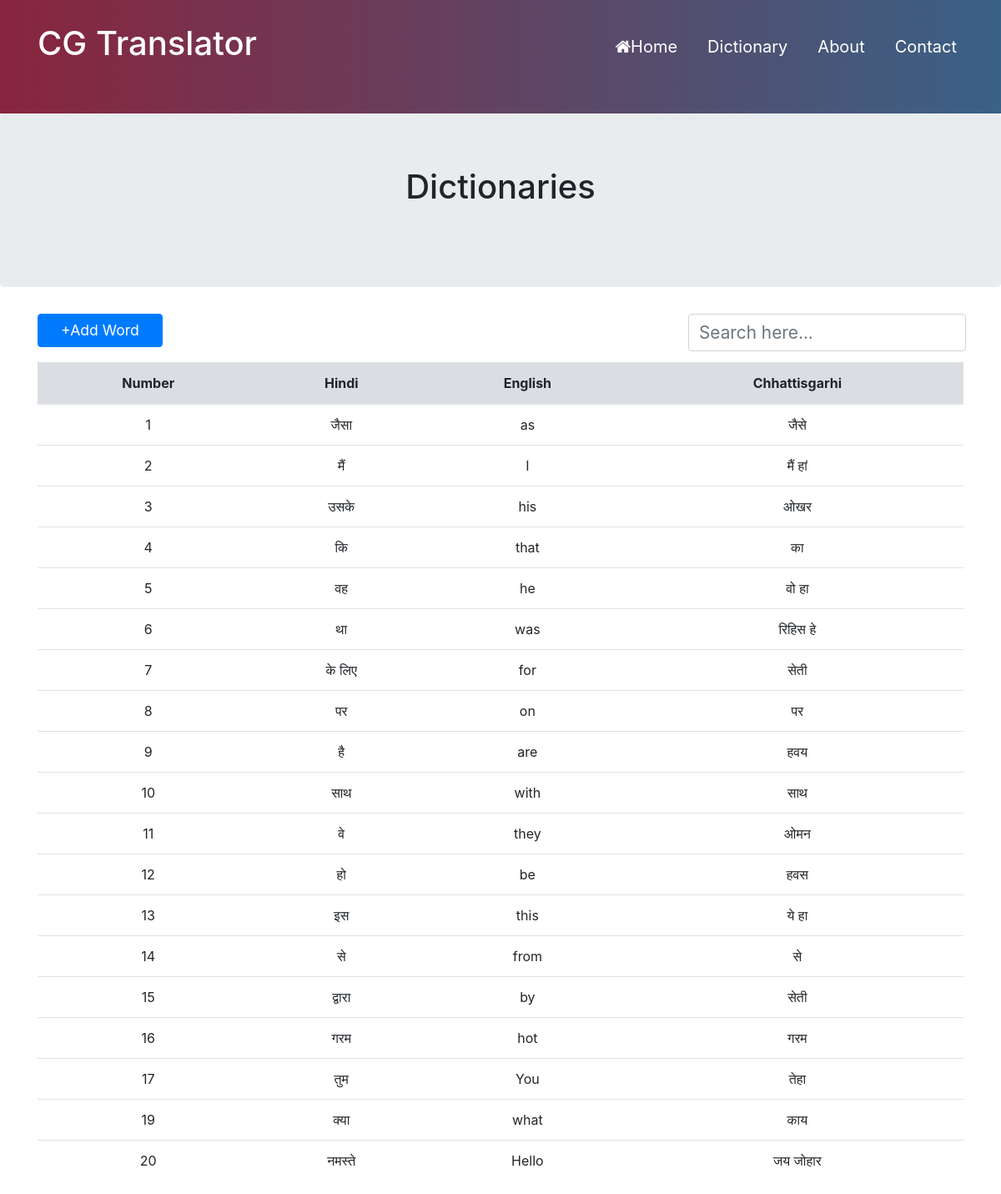
/services, run on the app's committed database.
### app1/models.py (models this page shows)
class AddWord(models.Model):
    hindi = models.CharField(max_length=50)
    english = models.CharField(max_length=50)
    chhattisgarhi = models.CharField(max_length=50)

### app1/views.py (the view)
# urls.py: path("services", views.services, name='dictionary'),
def services(request):
    if request.method == 'POST':
        fm = dictionary(request.POST)
        if fm.is_valid():
            hi = fm.cleaned_data['hindi']
            en = fm.cleaned_data['english']
            cg = fm.cleaned_data['chhattisgarhi']
            reg = AddWord(hindi=hi, english=en, chhattisgarhi=cg)
            reg.save()
            fm = dictionary()
            messages.success(request, 'Successfully Added.')
    else:
        fm = dictionary()
    add = AddWord.objects.all()
    return render(request, 'services.html', {'form': fm, 'dict': add})

### app1/forms.py
class dictionary(forms.ModelForm):
    class Meta:
        model = AddWord
        fields = ['hindi', 'english', 'chhattisgarhi']
        widgets = {
            'hindi' : forms.TextInput(attrs={'class':'form-control'}),
            'english' : forms.TextInput(attrs={'class':'form-control'}),
            'chhattisgarhi' : forms.TextInput(attrs={'class':'form-control'}),
        }

### templates/services.html (shortened to what this page needs)
{% load static %}
<!DOCTYPE html>
<html lang="en">
<head>
	<link rel="stylesheet" href="{% static 'css/bootstrap.css' %}">
	<link rel="stylesheet" href="{% static 'css/bootstrap.min.css' %}">
	<link rel="stylesheet" href="{% static 'css/style.css' %}">
	<link href="https://maxcdn.bootstrapcdn.com/font-awesome/4.7.0/css/font-awesome.min.css" rel="stylesheet">
</head>
<body>
	<header class="colors">
		<nav class="navbar navbar-expand-lg navbar-inverse navbar-dark">
			<div class="container">
				<div class="logo">
					<a class="navbar-brand" href="/">
						<h1 class="animated infinite pulse delay-2s">CG Translator</h1><br>
					</a>
				</div>
				<div class="collapse navbar-collapse" id="navbarSupportedContent">
					<ul class="navbar-nav ml-auto">
						<li class="nav-item active">
							<a class="nav-link " href="/"><i class="fa fa-home"></i>Home</a>
						</li>
						<li class="nav-item">
							<a class="nav-link text-white" href="/services">Dictionary</a>
						</li>
						<li class="nav-item">
							<a class="nav-link text-white" href="/about">About</a>
						</li>
						<li class="nav-item">
							<a class="nav-link text-white" href="/contact">Contact</a>
						</li>
					</ul>
				</div>
			</div>
		</nav>
	</header>
	<div class="jumbotron">
		<h1 class="text-center">Dictionaries</h1><br>
	</div>
	<div class="container">
		<div class="mb-3" data-toggle="modal" data-target="#model">
			<button type="button" class="btn btn-primary submit addword">+Add Word</button>
		</div>
		<input class="form-control mr-sm-2" id="input" type="search" placeholder="Search here..." aria-label="Search"
			onkeyup="searchFun()">
		{% if dict %}
		<table class="table table-hover text-center" id="mytable">
			<thead class="thead">
				<tr>
					<th scope="col">Number</th>
					<th scope="col">Hindi</th>
					<th scope="col">English</th>
					<th scope="col">Chhattisgarhi</th>
				</tr>
			</thead>
			<tbody>
				{% for word in dict %}
				<tr>
					<td>{{word.id}}</td>
					<td>{{word.hindi}}</td>
					<td>{{word.english}}</td>
					<td>{{word.chhattisgarhi}}</td>
				</tr>
				{% endfor %}
			</tbody>
		</table>
		{% endif %}
	</div>
</body>
</html>

### static/css/style.css (style rules this page uses)
* { margin: 0; padding: 0; box-sizing: border-box; }
header { width: 100%; height: 100vh; justify-content: space-between; background-repeat: no-repeat; background-position: center; background-size: cover; }
.colors { width: 100%; height: 17vh; background: #3b6186; background: -webkit-linear-gradient( to left, #3a6186, #89253e ); background: linear-gradient( to left, #3a6186, #89253e ); color: #fff; }
.logo { padding-top: 15px; }
ul li { padding-bottom: 15px; padding-left: 20px; font-size: 20px; }
.form-control { font-size: 1.3em; color: #080808; }
.submit { height: 40px; font-size: 1.1em; float: left; width: 150px; }
#input { width: 30%; margin-left: 780px; }
.thead { background-color: #dadee3; }
.addword { margin-bottom: 18px; }

### data on the page
AddWord: id "1", hindi "जैसा", english "as", chhattisgarhi "जैसे"
AddWord: id "2", hindi "मैं", english "I", chhattisgarhi "मैं हां"
AddWord: id "3", hindi "उसके", english "his", chhattisgarhi "ओखर"
AddWord: id "4", hindi "कि", english "that", chhattisgarhi "का"
AddWord: id "5", hindi "वह", english "he", chhattisgarhi "वो हा"
AddWord: id "6", hindi "था", english "was", chhattisgarhi "रिहिस हे"
AddWord: id "7", hindi "के लिए", english "for", chhattisgarhi "सेती"
AddWord: id "8", hindi "पर", english "on", chhattisgarhi "पर"
AddWord: id "9", hindi "है", english "are", chhattisgarhi "हवय"
AddWord: id "10", hindi "साथ", english "with", chhattisgarhi "साथ"
AddWord: id "11", hindi "वे", english "they", chhattisgarhi "ओमन"
AddWord: id "12", hindi "हो", english "be", chhattisgarhi "हवस"
AddWord: id "13", hindi "इस", english "this", chhattisgarhi "ये हा"
AddWord: id "14", hindi "से", english "from", chhattisgarhi "से"
AddWord: id "15", hindi "द्वारा", english "by", chhattisgarhi "सेती"
AddWord: id "16", hindi "गरम", english "hot", chhattisgarhi "गरम"
AddWord: id "17", hindi "तुम", english "You", chhattisgarhi "तेहा"
AddWord: id "19", hindi "क्या", english "what", chhattisgarhi "काय"
AddWord: id "20", hindi "नमस्ते", english "Hello", chhattisgarhi "जय जोहार"
